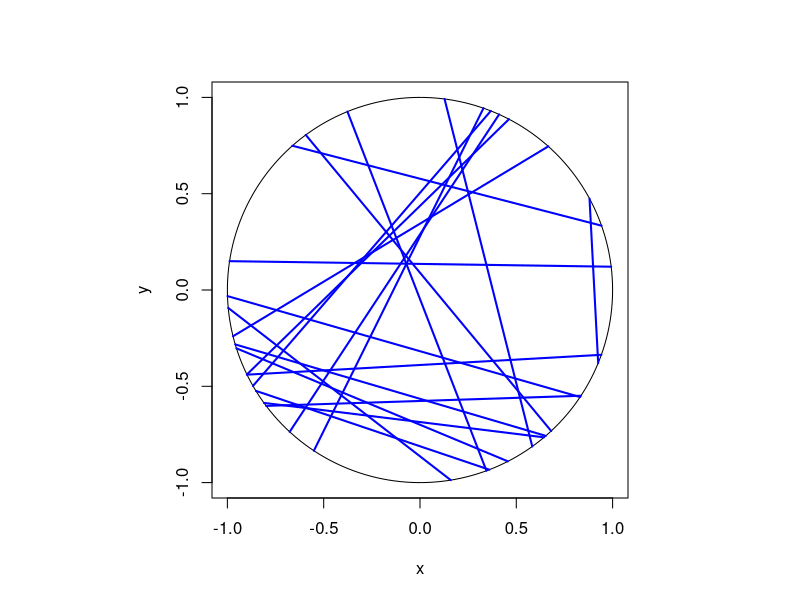

The R script that drew this image:
# Simulate a uniform Poisson line process on a disk. 
# Author: H. Paul Keeler, 2019.
# Website: hpaulkeeler.com
# Repository: github.com/hpaulkeeler/posts

###START Parameters START###
#Poisson line process parameters
lambda=4; #intensity (ie mean density) of the Poisson line process

#Simulation disk dimensions
xx0=0; yy0=0; #center of disk
r=1; #disk radius
massLine=2*pi*r*lambda; #total measure/mass of the line process
###END Parameters END###

###START Simulate a Poisson line process on a disk START###
#Simulate Poisson point process
numbLines=rpois(1,massLine);#Poisson number of points

theta=2*pi*runif(numbLines); #choose angular component uniformly
p=r*runif(numbLines); #choose radial component uniformly
q=sqrt(r^2-p^2); #distance to circle edge (alonge line)

#calculate trig values
sin_theta=sin(theta);
cos_theta=cos(theta);

#calculate segment endpoints of Poisson line process
xx1=xx0+p*cos_theta+q*sin_theta;
yy1=yy0+p*sin_theta-q*cos_theta;
xx2=xx0+p*cos_theta-q*sin_theta;
yy2=yy0+p*sin_theta+q*cos_theta;
###END Simulate a Poisson line process on a disk END###

### START Plotting ###START
#draw circle
t=seq(0,2*pi,len=200);
xp=xx0+r*cos(t); yp=yy0+r*sin(t);
par(pty="s"); #use square plotting region
plot(xp,yp,xlab='x',ylab='y',type="l", col='black');
#plot segments of Poisson line process
segments(xx1,yy1,xx2,yy2,col='blue',lwd=2);
###END Plotting END###
